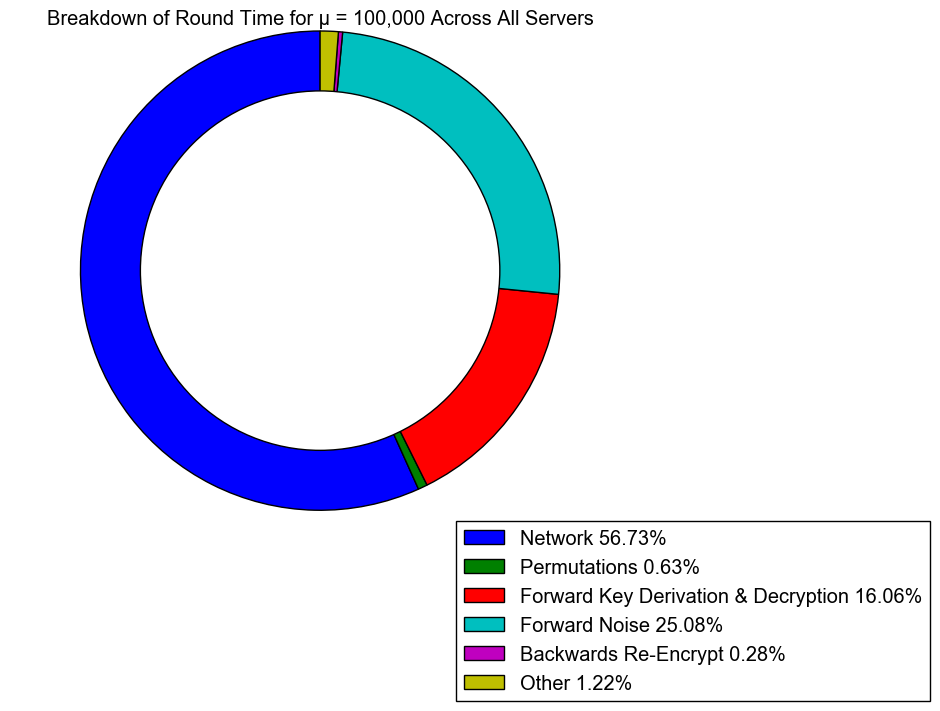

This chart was generated by the following Python code:
# -*- coding: utf-8 -*-
import matplotlib.pyplot as plt
import matplotlib
matplotlib.rc('font', family='Arial')

# hardcode the values from a mu=100k round
total = float(375058)
network = 42028 + 72816 + 33627 + 64318
app = 85 + 88 + 181 + 180 + 283 + 275
sample = 183 + 371 + 551
inverse = 25 + 58 + 81
permute = app + sample + inverse
forward_dec = 0 + 20271 + 39948
forward_noise = 63469 + 30295 + 297
backwards_enc = 135 + 290 + 626
other = total - network - app - inverse - sample - forward_noise - forward_dec - backwards_enc

# Pie chart, where the slices will be ordered and plotted counter-clockwise:
labels = 'Network', 'Permutations', 'Forward Key Derivation & Decryption', 'Forward Noise', 'Backwards Re-Encrypt', 'Other'
sizes = [(network/total) * 100, (permute/total) * 100,
         (forward_dec/total) * 100, (forward_noise/total) * 100,
         (backwards_enc/total) * 100, (other/total) * 100]
print sizes
explode = (0, 0, 0, 0, 0, 0)  # only "explode" the 2nd slice (i.e. 'Hogs')

fig1, ax1 = plt.subplots()
ax1.pie(sizes, explode=explode, #autopct='%1.3f%%', turn off percents, unreadable otherwise
        shadow=False, startangle=90)
ax1.axis('equal')  # Equal aspect ratio ensures that pie is drawn as a circle.

circle = plt.Circle(xy=(0,0), radius=0.75, facecolor='white')
plt.gca().add_artist(circle)

new_labels = [x + " " + str(round(y, 2)) + "%" for x, y in zip(labels, sizes)]

plt.legend(labels=new_labels, bbox_to_anchor=(1.5,0))
plt.title(u'Breakdown of Round Time for μ = 100,000 Across All Servers')
#plt.show()
plt.savefig('breakdown.png', bbox_inches="tight")
